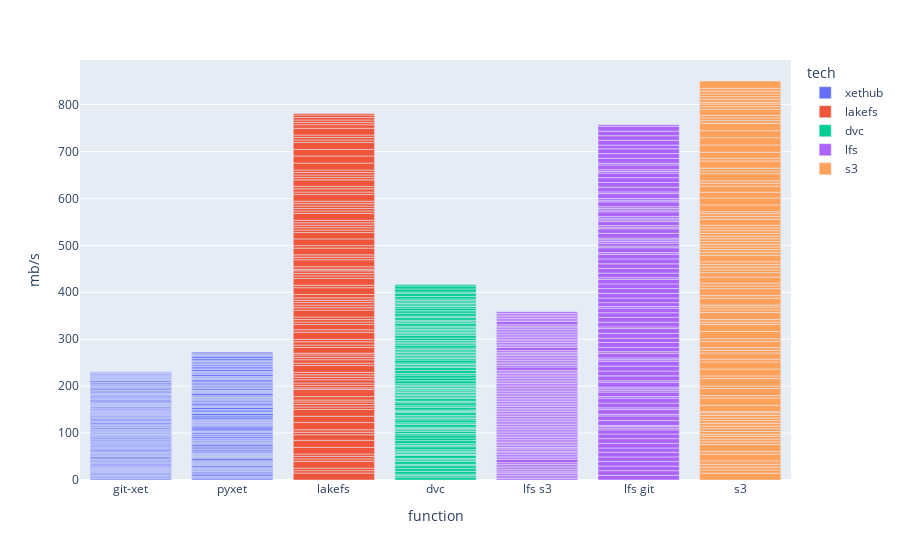

This figure's notebook cell:
### Code cell
from xetrack import Reader
import pandas as pd
import plotly.express as px
import plotly.graph_objects as go
from plotly.subplots import make_subplots

pd.set_option('display.max_rows', 500)
pd.set_option('display.max_columns', 500)
pd.set_option('display.width', 1000)

# import plotly.io as pio
# pio.renderers.default='notebook'
WORKFLOW = 'append' # random, taxi
df = Reader('../output/stats.db').to_df()
# Filter last experiemnt
df = df[df['track_id']==df.tail(1)['track_id'].iloc[0]]
df = df[df['tech'] != 'shutil']
df = df[df['tech'] != 'm1']
df = df[df['step']>=0]
df['name'] = df['name'].str.replace('_',' ')
df['function'] = df['function'].str.replace('_',' ')
df['function'] = df['function'].str.replace(' new upload','').str.replace(' merged upload','')
df['mb/s'] = df['file_bytes']/df['time']
df.to_csv('../output/results.csv', index=False)
errors = set(df['error'].fillna('').values)
if len(errors) > 1:
    print(f"Errors: {errors}")
print(f"Steps: {df['step'].max()+1}")
print(f"Data size: {len(df)}")
px.bar(df, x='function', y='mb/s', color='tech').show()

### Figure 1 — Plotly figure (JSON) as saved in the notebook; plotly's stock layout.template omitted (floating-point values rounded to 4 significant figures; data arrays with more than 128 entries replaced by an {"elided": "..."} marker saying what was removed)
{"data": [{"alignmentgroup": "True", "hovertemplate": "tech=xethub<br>function=%{x}<br>mb/s=%{y}<extra></extra>", "legendgroup": "xethub", "marker": {"color": "#636efa", "pattern": {"shape": ""}}, "name": "xethub", "offsetgroup": "xethub", "orientation": "v", "showlegend": true, "textposition": "auto", "type": "bar", "x": {"elided": "200 str values"}, "xaxis": "x", "y": {"elided": "200 float values"}, "yaxis": "y"}, {"alignmentgroup": "True", "hovertemplate": "tech=lakefs<br>function=%{x}<br>mb/s=%{y}<extra></extra>", "legendgroup": "lakefs", "marker": {"color": "#EF553B", "pattern": {"shape": ""}}, "name": "lakefs", "offsetgroup": "lakefs", "orientation": "v", "showlegend": true, "textposition": "auto", "type": "bar", "x": ["lakefs", "lakefs", "lakefs", "lakefs", "lakefs", "lakefs", "lakefs", "lakefs", "lakefs", "lakefs", "lakefs", "lakefs", "lakefs", "lakefs", "lakefs", "lakefs", "lakefs", "lakefs", "lakefs", "lakefs", "lakefs", "lakefs", "lakefs", "lakefs", "lakefs", "lakefs", "lakefs", "lakefs", "lakefs", "lakefs", "lakefs", "lakefs", "lakefs", "lakefs", "lakefs", "lakefs", "lakefs", "lakefs", "lakefs", "lakefs", "lakefs", "lakefs", "lakefs", "lakefs", "lakefs", "lakefs", "lakefs", "lakefs", "lakefs", "lakefs", "lakefs", "lakefs", "lakefs", "lakefs", "lakefs", "lakefs", "lakefs", "lakefs", "lakefs", "lakefs", "lakefs", "lakefs", "lakefs", "lakefs", "lakefs", "lakefs", "lakefs", "lakefs", "lakefs", "lakefs", "lakefs", "lakefs", "lakefs", "lakefs", "lakefs", "lakefs", "lakefs", "lakefs", "lakefs", "lakefs", "lakefs", "lakefs", "lakefs", "lakefs", "lakefs", "lakefs", "lakefs", "lakefs", "lakefs", "lakefs", "lakefs", "lakefs", "lakefs", "lakefs", "lakefs", "lakefs", "lakefs", "lakefs", "lakefs", "lakefs"], "xaxis": "x", "y": [14.71, 5.253, 5.34, 14.52, 5.133, 5.304, 5.101, 14.07, 15.2, 11.74, 5.386, 5.377, 15.36, 13.31, 14.44, 5.371, 5.262, 5.362, 4.167, 7.354, 14.93, 3.647, 5.185, 5.197, 6.915, 5.266, 5.227, 5.255, 14.47, 5.172, 7.211, 5.162, 5.181, 3.655, 12.11, 5.271, 6.871, 5.165, 15.18, 5.316, 11.28, 5.278, 5.193, 5.351, 14.87, 5.26, 5.332, 5.391, 4.718, 5.364, 7.104, 14.54, 5.207, 14.58, 5.332, 5.362, 5.38, 3.373, 5.327, 14.97, 5.323, 5.131, 14.37, 5.242, 14.3, 13.65, 5.218, 5.181, 5.179, 5.17, 5.19, 14.75, 5.235, 5.117, 5.258, 5.276, 5.11, 14.4, 5.22, 6.755, 5.173, 13.95, 5.161, 5.335, 5.279, 5.233, 14.78, 15.14, 13.96, 14.91, 5.266, 5.209, 5.253, 14.44, 7.568, 4.859, 5.258, 5.294, 5.328, 3.382], "yaxis": "y"}, {"alignmentgroup": "True", "hovertemplate": "tech=dvc<br>function=%{x}<br>mb/s=%{y}<extra></extra>", "legendgroup": "dvc", "marker": {"color": "#00cc96", "pattern": {"shape": ""}}, "name": "dvc", "offsetgroup": "dvc", "orientation": "v", "showlegend": true, "textposition": "auto", "type": "bar", "x": ["dvc", "dvc", "dvc", "dvc", "dvc", "dvc", "dvc", "dvc", "dvc", "dvc", "dvc", "dvc", "dvc", "dvc", "dvc", "dvc", "dvc", "dvc", "dvc", "dvc", "dvc", "dvc", "dvc", "dvc", "dvc", "dvc", "dvc", "dvc", "dvc", "dvc", "dvc", "dvc", "dvc", "dvc", "dvc", "dvc", "dvc", "dvc", "dvc", "dvc", "dvc", "dvc", "dvc", "dvc", "dvc", "dvc", "dvc", "dvc", "dvc", "dvc", "dvc", "dvc", "dvc", "dvc", "dvc", "dvc", "dvc", "dvc", "dvc", "dvc", "dvc", "dvc", "dvc", "dvc", "dvc", "dvc", "dvc", "dvc", "dvc", "dvc", "dvc", "dvc", "dvc", "dvc", "dvc", "dvc", "dvc", "dvc", "dvc", "dvc", "dvc", "dvc", "dvc", "dvc", "dvc", "dvc", "dvc", "dvc", "dvc", "dvc", "dvc", "dvc", "dvc", "dvc", "dvc", "dvc", "dvc", "dvc", "dvc", "dvc"], "xaxis": "x", "y": [6.177, 3.234, 3.287, 6.037, 5.982, 5.72, 3.151, 6.284, 3.238, 3.285, 6.152, 2.294, 3.246, 3.262, 3.266, 6.334, 3.231, 3.309, 6.372, 5.761, 6.316, 3.125, 4.865, 3.253, 2.334, 3.177, 5.844, 3.267, 6.221, 3.25, 3.177, 3.195, 5.9, 2.98, 2.487, 5.985, 3.272, 6.279, 3.299, 5.67, 3.253, 3.236, 3.254, 3.277, 3.289, 2.224, 3.275, 3.249, 3.263, 3.263, 6.25, 6.2, 6.094, 3.283, 6.304, 6.28, 3.314, 3.274, 3.249, 6.369, 3.227, 3.189, 3.285, 3.256, 3.203, 3.189, 3.167, 3.224, 5.927, 3.217, 3.238, 3.206, 5.422, 6.025, 3.207, 3.198, 3.259, 3.258, 3.238, 3.257, 6.078, 3.2, 3.269, 5.556, 3.229, 6.198, 5.086, 5.959, 3.303, 3.29, 3.217, 3.19, 3.155, 3.264, 5.457, 6.149, 3.204, 6.496, 6.322, 3.218], "yaxis": "y"}, {"alignmentgroup": "True", "hovertemplate": "tech=lfs<br>function=%{x}<br>mb/s=%{y}<extra></extra>", "legendgroup": "lfs", "marker": {"color": "#ab63fa", "pattern": {"shape": ""}}, "name": "lfs", "offsetgroup": "lfs", "orientation": "v", "showlegend": true, "textposition": "auto", "type": "bar", "x": {"elided": "200 str values"}, "xaxis": "x", "y": {"elided": "200 float values"}, "yaxis": "y"}, {"alignmentgroup": "True", "hovertemplate": "tech=s3<br>function=%{x}<br>mb/s=%{y}<extra></extra>", "legendgroup": "s3", "marker": {"color": "#FFA15A", "pattern": {"shape": ""}}, "name": "s3", "offsetgroup": "s3", "orientation": "v", "showlegend": true, "textposition": "auto", "type": "bar", "x": ["s3", "s3", "s3", "s3", "s3", "s3", "s3", "s3", "s3", "s3", "s3", "s3", "s3", "s3", "s3", "s3", "s3", "s3", "s3", "s3", "s3", "s3", "s3", "s3", "s3", "s3", "s3", "s3", "s3", "s3", "s3", "s3", "s3", "s3", "s3", "s3", "s3", "s3", "s3", "s3", "s3", "s3", "s3", "s3", "s3", "s3", "s3", "s3", "s3", "s3", "s3", "s3", "s3", "s3", "s3", "s3", "s3", "s3", "s3", "s3", "s3", "s3", "s3", "s3", "s3", "s3", "s3", "s3", "s3", "s3", "s3", "s3", "s3", "s3", "s3", "s3", "s3", "s3", "s3", "s3", "s3", "s3", "s3", "s3", "s3", "s3", "s3", "s3", "s3", "s3", "s3", "s3", "s3", "s3", "s3", "s3", "s3", "s3", "s3", "s3"], "xaxis": "x", "y": [14.35, 7.116, 5.979, 5.946, 7.172, 14.67, 5.932, 14.3, 5.792, 5.952, 5.966, 4.317, 5.735, 5.958, 5.55, 5.949, 5.929, 5.465, 5.634, 5.592, 2.391, 13.46, 15.52, 5.245, 15.2, 5.298, 15.6, 5.771, 14.71, 15.11, 5.843, 13.21, 5.862, 5.722, 12.81, 5.867, 15.39, 15.18, 4.886, 5.775, 14.78, 5.582, 5.978, 4.331, 14.33, 5.796, 14.74, 5.839, 6.009, 13.06, 9.235, 5.858, 5.862, 5.481, 5.981, 13.99, 5.99, 5.996, 5.61, 5.841, 5.602, 5.845, 5.732, 5.724, 5.88, 5.785, 5.774, 13.1, 5.708, 5.912, 4.104, 14.63, 14.88, 12.09, 13.12, 5.717, 5.495, 15.29, 5.848, 5.831, 15.23, 5.823, 12.77, 15.63, 15.56, 14.9, 15.62, 5.649, 5.844, 5.673, 12.32, 5.795, 5.872, 3.962, 5.884, 5.824, 5.813, 5.917, 6.019, 15.62], "yaxis": "y"}], "layout": {"barmode": "relative", "legend": {"title": {"text": "tech"}, "tracegroupgap": 0}, "margin": {"t": 60}, "xaxis": {"anchor": "y", "domain": [0, 1], "title": {"text": "function"}}, "yaxis": {"anchor": "x", "domain": [0, 1], "title": {"text": "mb/s"}}}}
